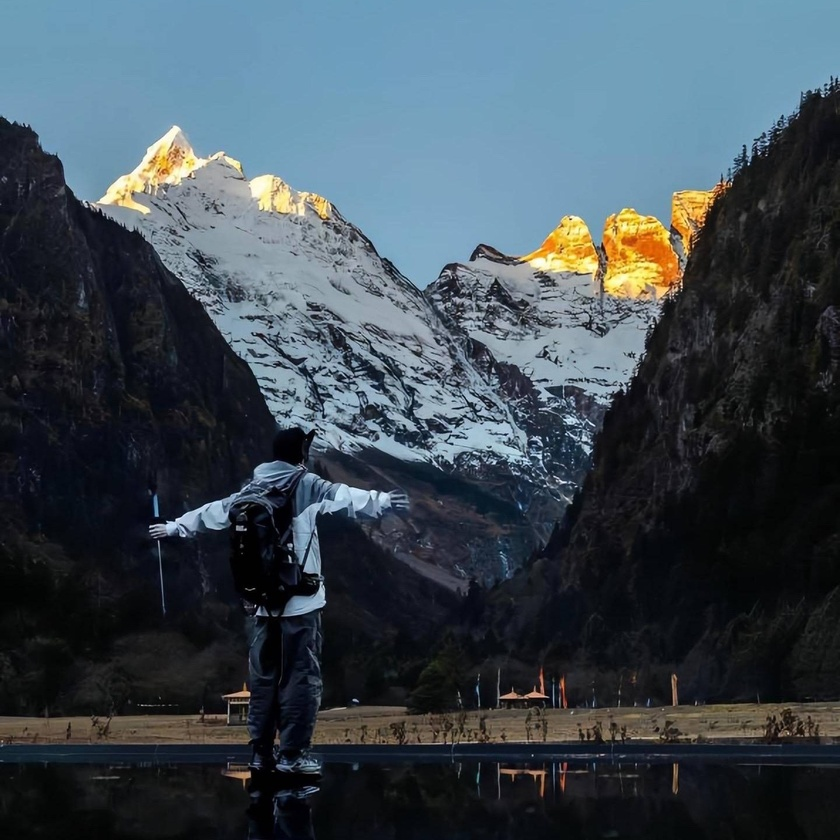
#> input picture image/image.jpg, 840 x 840 px, shrunk from 1440 x 1440 before the run, found by its file name
$ python 7amban.py
#> lines starting #> are read from the running program, lines starting #| are printed output that depends on the picture
import cv2

img = cv2.imread('/Users/cigrcham/Desktop/CodingWork/others/image_processing/image/image.jpg')
#> img is the input picture: shape (840, 840, 3); mean B, G, R 82.3, 73.5, 61.5
cv2.imshow('image origin: ', img)
cv2.waitKey()

# [4 lines of commented-out code are left out]

img = 255 - img
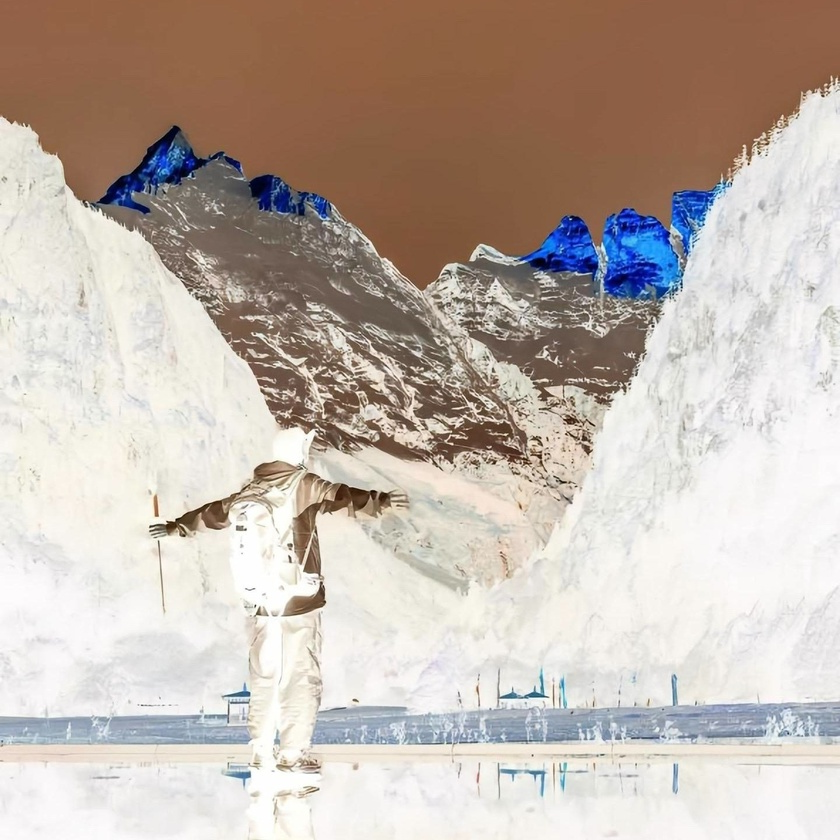
#> img: shape (840, 840, 3); mean B, G, R 172.7, 181.5, 193.5

cv2.imshow('result', img)
cv2.waitKey()
